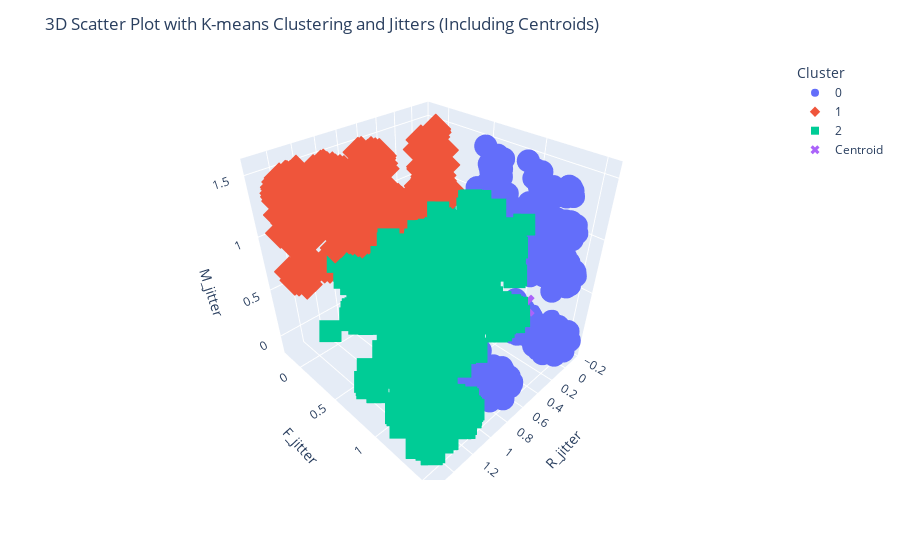

The notebook cell saved with this chart:
### Markdown cell above
Now we do data clustering with jitter using k means

### Code cell
# Check that the needed columns are present in the DataFrame
assert {'RSCORE', 'F SCORE', 'M SCORE'}.issubset(df2.columns), "DataFrame must contain 'R', 'F', and 'M' columns"

# Perform K-means clustering
kmeans = KMeans(n_clusters=3)  # You can choose the number of clusters
df2['Cluster'] = kmeans.fit_predict(df2[['RSCORE', 'F SCORE', 'M SCORE']])
#For more accurate results we can use elbow method to define the number of clusters

# Centroids of the clusters
centroids = kmeans.cluster_centers_
centroids_df = pd.DataFrame(centroids, columns=['RSCORE', 'F SCORE', 'M SCORE'])

# Add jitter (small random noise) to the R, F, and M scores for visualization
def add_jitter(arr, scale=0.05):
    return arr + np.random.randn(len(arr)) * scale


df2['R_jitter'] = add_jitter(df2['RSCORE'])
df2['F_jitter'] = add_jitter(df2['F SCORE'])
df2['M_jitter'] = add_jitter(df2['M SCORE'])

# Add jitter to centroids for consistency in visualization
centroids_df['R_jitter'] = add_jitter(centroids_df['RSCORE'], scale=0.0)
centroids_df['F_jitter'] = add_jitter(centroids_df['F SCORE'], scale=0.0)
centroids_df['M_jitter'] = add_jitter(centroids_df['M SCORE'], scale=0.0)
centroids_df['Cluster'] = 'Centroid'  # Label the centroids

# Append centroids data to the original DataFrame
df_with_centroids = pd.concat([df2, centroids_df])

# Create a 3D scatter plot using Plotly
fig = px.scatter_3d(df_with_centroids, x='R_jitter', y='F_jitter', z='M_jitter', color='Cluster', symbol='Cluster')
fig.update_layout(title='3D Scatter Plot with K-means Clustering and Jitters (Including Centroids)')
fig.show()

### Figure 1 — Plotly figure (JSON) as saved in the notebook; plotly's stock layout.template omitted (floating-point values rounded to 4 significant figures; data arrays with more than 128 entries replaced by an {"elided": "..."} marker saying what was removed)
{"data": [{"hovertemplate": "Cluster=0<br>R_jitter=%{x}<br>F_jitter=%{y}<br>M_jitter=%{z}<extra></extra>", "legendgroup": "0", "marker": {"color": "#636efa", "symbol": "circle"}, "mode": "markers", "name": "0", "scene": "scene", "showlegend": true, "x": {"elided": "1271 float values"}, "y": {"elided": "1271 float values"}, "z": {"elided": "1271 float values"}, "type": "scatter3d"}, {"hovertemplate": "Cluster=1<br>R_jitter=%{x}<br>F_jitter=%{y}<br>M_jitter=%{z}<extra></extra>", "legendgroup": "1", "marker": {"color": "#EF553B", "symbol": "diamond"}, "mode": "markers", "name": "1", "scene": "scene", "showlegend": true, "x": {"elided": "1277 float values"}, "y": {"elided": "1277 float values"}, "z": {"elided": "1277 float values"}, "type": "scatter3d"}, {"hovertemplate": "Cluster=2<br>R_jitter=%{x}<br>F_jitter=%{y}<br>M_jitter=%{z}<extra></extra>", "legendgroup": "2", "marker": {"color": "#00cc96", "symbol": "square"}, "mode": "markers", "name": "2", "scene": "scene", "showlegend": true, "x": {"elided": "1787 float values"}, "y": {"elided": "1787 float values"}, "z": {"elided": "1787 float values"}, "type": "scatter3d"}, {"hovertemplate": "Cluster=Centroid<br>R_jitter=%{x}<br>F_jitter=%{y}<br>M_jitter=%{z}<extra></extra>", "legendgroup": "Centroid", "marker": {"color": "#ab63fa", "symbol": "x"}, "mode": "markers", "name": "Centroid", "scene": "scene", "showlegend": true, "x": [0.1369, 1.131, 1.024], "y": [1.202, 0.102, 0.9948], "z": [0.3342, 1.308, 0.77], "type": "scatter3d"}], "layout": {"scene": {"domain": {"x": [0.0, 1.0], "y": [0.0, 1.0]}, "xaxis": {"title": {"text": "R_jitter"}}, "yaxis": {"title": {"text": "F_jitter"}}, "zaxis": {"title": {"text": "M_jitter"}}}, "legend": {"title": {"text": "Cluster"}, "tracegroupgap": 0}, "margin": {"t": 60}, "title": {"text": "3D Scatter Plot with K-means Clustering and Jitters (Including Centroids)"}}}
